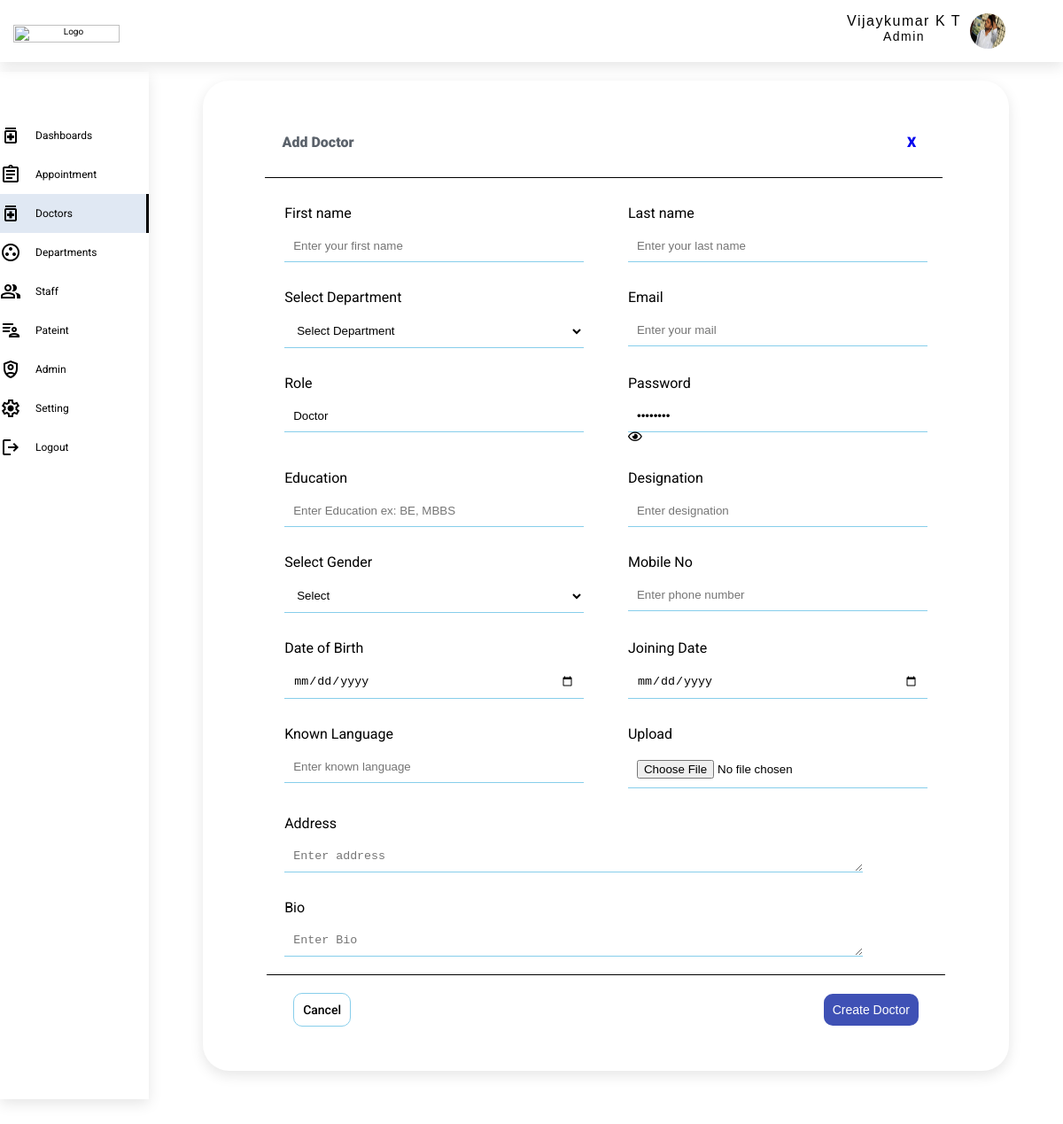
Screenshot of /create-doctor/ (signed in) with the database file from the repository.
### authentication/models.py (models this page shows, shortened)
class UserAuthentication(AbstractBaseUser, PermissionsMixin):
    username = models.CharField(max_length=150, unique=True, default='')
    first_name = models.CharField(max_length=150, default='')
    last_name = models.CharField(max_length=150, default='')
    email = models.EmailField(unique=True, default='')
    role = models.CharField(max_length=12, default='')
    gender = models.CharField(max_length=12, default='')
    department = models.ForeignKey(Department, on_delete=models.CASCADE, null=True, related_name='designation_data')
    designation = models.CharField(max_length=100, null=True)
    phone_number = models.CharField(max_length=20, unique=True, default='')
    address = models.CharField(max_length=150, null=True)
    date_of_birth = models.DateField(max_length=15, blank=False, null=True)
    joining_date = models.DateField(max_length=15, blank=False, null=True)
    about = models.TextField(default='', null=True)
    language_known = models.TextField(default='', null=True)
    education = models.TextField(default='', null=True)
    experience = models.CharField(max_length=100,default='', null=True)
    img = models.FileField(upload_to="uploads/", default='')
    account_status = models.CharField(max_length=10, null=True)
    is_superuser = models.BooleanField(default=True)
    is_staff = models.BooleanField(default=True)
    is_active = models.BooleanField(default=True)
    date_joined = models.DateTimeField(default=timezone.now)
    last_login = models.DateTimeField(null=True)
    location = models.CharField(max_length=255, null=True)
    linkedin = models.TextField(max_length=100,default='', null=True)
    license_no = models.CharField(max_length=100,default='', null=True)
    emp_id = models.CharField(max_length=10, default='', null=True)
    objects = ManageAccount()
    USERNAME_FIELD = 'username'
    REQUIRED_FIELDS = ['first_name', 'last_name', 'email', 'role','phone_number', 'account_status']

### doctor_users/decorators.py (the view)
        def wrapper_func(request, *args, **kwargs):
            group = ''
            if request.user.groups.exists():
                group = request.user.groups.all()[0].name
            if group in allowed_roles:
                return view_func(request, *args, **kwargs)
            else:
                return HttpResponse("You don't have access to view or edit this page")

### doctor_users/views.py (called while the page is built, shortened)
@allowed_users(allowed_roles='Admin')
@ensure_csrf_cookie
@cache_control(no_cache=True, must_revalidate=True, no_store=True)
@login_required(login_url='login')
@csrf_protect
def create_user(request):
    dept_data = Department.objects.all()
    return render(request, 'doctor/addDoctor.html',
                  {'dept_data': dept_data, 'media_url': settings.MEDIA_URL, 'navbar': 'create-doctor'})

### templates/doctor/addDoctor.html (shortened to what this page needs)
`{% extends 'base.html' %}
{% block content %}
        <div class="form_data">
            <div class="form_primary_heading">
                <h4 class="heading--text">
                    Add Doctor
                </h4>
                <a href="{% url 'admin' %}">X</a>
            </div>
            <form action="" method="post" enctype="multipart/form-data">
            <div class="form_input">
                <div class="form-input">
                    <label for="firstname">First name</label>
                    <input type="text" id="firstname" name ="first_name" placeholder="Enter your first name" required>
                </div>
                <div class="form-input">
                    <label for="lastname">Last name</label>
                    <input type="text" id="lastname" name ="last_name" placeholder="Enter your last name" required >
                </div>
                <div class="form-input">
                    <label for="dept">Select Department</label>
                    <select name="department_id" id="dept" >
                           <option>Select Department</option>
                    </select>
                </div>
                <div class="form-input">
                    <label for="mail">Email</label>
                    <input type="email" id="mail" name ="email" placeholder="Enter your mail" required >
                </div>
                <div class="form-input">
                    <label for="role">Role</label>
                    <input type="text" id="role" name ="role" value="Doctor" required >
                </div>
                <div class="form-input">
                    <label for="password">Password</label>
                    <input type="password" id="password" name ="password" value="12345678" required >
                    <i class="far fa-eye password_icon" id="togglePassword"  style="margin-left: 0px; cursor: pointer; color:black;"></i>
                </div>
                <div class="form-input">
                    <label for="education">Education</label>
                    <input type="text" id="education" name ="education" placeholder="Enter Education ex: BE, MBBS" required >
                </div>
                <div class="form-input">
                    <label for="designation">Designation</label>
                    <input type="text" id="designation" name ="designation" placeholder="Enter designation" required >
                </div>
                <div class="form-input">
                    <label for="">Select Gender</label>
                    <select name="gender" id="">
                        <option value="">Select</option>
                    </select>
                </div>
                <div class="form-input">
                    <label for="phonenumber">Mobile No</label>
                    <input type="text" id="phonenumber" name ="phone_number" placeholder="Enter phone number" required >
                </div>
                <div class="form-input">
                    <label for="dob">Date of Birth</label>
                    <input type="date" id="dob" name ="date_of_birth" placeholder= "Enter DOB" required >
                </div>
                <div class="form-input">
                    <label for="dob">Joining Date</label>
                    <input type="date" id="joining_date" name ="joining_date" autocomplete="off" required >
                </div>
                <div class="form-input">
                    <label for="language_known">Known Language</label>
                    <input type="text" id="language_known" name ="language_known" placeholder= "Enter known language" required >
                </div>
                <div class="form-input upload">
                    <label for="img">Upload</label>
                    <input type="file" id="img" name ="img" autocomplete="off" required>
                </div>
                 <div class="form-input textarea">
                     <label for="">Address</label>
                     <textarea name="address" id="" cols="10" rows="1" placeholder="Enter address" required></textarea>
                 </div>
                      <div class="form-input textarea">
                     <label for="">Bio</label>
                     <textarea name="about" id="" cols="10" rows="1" placeholder="Enter Bio" required></textarea>
                 </div>
            </div>
            <div class="btn_block btn_department">
                <a href="{% url 'admin' %}" class="btn btn_cancel">Cancel</a>
                <button type="submit" class="btn btn_submit">Create Doctor</button>
            </div>
        </form>
    </div>
 {% endblock %}`

### templates/includes/header.html (shortened to what this page needs)
{% load static %}
<header class="header">
    <nav class="navbar">
        <div class="logo_block">
            <img src="" alt="Logo" class="LOGO">
        </div>
        <div class="nav_list">
            <ul class="item">
                <li class="item_list img_list" >
                    <button class="profile_btn profile" id="profile_btn" onclick="myFunction()">
                        <div class="name">
                            {% if user.role == 'Admin' %}
                                <span>{{ user.first_name}} {{user.last_name }} </span>
                                <br>
                                <span class="role">{{ user.role}}</span>
                            {% elif user.role == 'Doctor' %}
                                <span>Dr. {{ user.first_name}} {{user.last_name }} </span><br>
                                <span class="role">{{ user.designation}}</span>
                            {% else %}
                                <span>{{ user.first_name}} {{user.last_name }} </span>
                                <br>
                                <span class="role">{{ user.role}}</span>
                            {% endif %}
                        </div>
                         {% if user.img  %}
                        <img src="{{user.img.url}}" alt="" class="img img3">
                    {% else %}
                        <img src="" alt="" class="img img3">
                    {% endif %}
                    </button>
                </li>
            </ul>
        </div>
    </nav>
</header>

### static/css/style.css (style rules this page uses)
*, *::after, *::before { margin: 0; padding: 0; box-sizing: border-box; }
html { font-size: 62.5%; font-family: "Roboto", sans-serif; }
body { height: 100vh; overflow: hidden; }
.header { padding: 10px 0; width: 100%; background-color: #ffff; z-index: 1000; position: fixed; box-shadow: 0 5px 15px 0 rgb(0 0 0 / 10%); width: 100%; height: 70px; top: 0; margin-bottom: 1rem; }
.navbar { width: 100%; margin: 0 auto; display: flex; justify-content: start; align-items: center; }
.logo_block { width: 10%; margin: 0 auto; text-align: center; }
.logo_block img { width: 100%; }
.nav_list { width: 85%; margin: 0 auto; padding-right: 3rem; display: flex; justify-content: end; align-items: center; }
button { background: none; border: none; }
.item { list-style: none; }
.item .item_list { display: inline-block; vertical-align: top; padding: 1rem; border-radius: 50px; }
.img_list { margin-top: -5px; }
.item_list .img3 { margin-left: 1rem; border-radius: 50%; width: 4rem; height: 4rem; }
.profile { position: relative; cursor: pointer; display:flex; }
.profile * { vertical-align: middle; }
.name { font-size: 1.6rem; font-weight: 400; letter-spacing: 1.5px; }
.role { font-size: 1.4rem; font-weight: 400; letter-spacing: 1.5px; }
.heading--text { font-weight: 500; color: #5B626B; }
.form_primary_heading { width:90%; padding:2rem; display:flex; justify-content:space-between; align-items:center; font-size: 1.6rem; margin-left:4rem; border-bottom: 1px solid ; }
.form_primary_heading h4 { font-weight:900; }
.form_primary_heading a { font-weight:900; text-decoration:none; padding: 1rem; text-align: center; }
.input_dept_info, .textarea { grid-column:1 / span 2; width:90%; }
.form_data { width:90%; margin:0 auto 4rem auto; padding:3rem; box-shadow: 0 5px 15px 0 rgb(0 0 0 / 10%); background-color: white; border-radius: 3rem; }
.form_input { padding: 2rem; width: 90%; margin: 0 auto; display: grid; grid-template-columns: repeat(2, 1fr); gap: 2rem 5rem; }
.password_icon { cursor: pointer; color: #999; font-size: 14px; margin: -2px -22px 0px 0px; }
label { font-size:1.6rem; display:block; margin:1rem 0; }
input, select, textarea { width:100%; padding:1rem; border:none; background-color:white; border-bottom:1px solid skyblue; }
.btn { padding: 1rem; font-size: 1.4rem; font-weight: 500; cursor:pointer; border-radius:10px; }
.btn_department, .btn_schdeule { width: 90%; margin: 0 auto; padding: 2rem 3rem; display: flex; justify-content: space-between; align-items: center; border-top: 1px solid black; }
.btn_cancel { color: black; background-color: white; border: none; margin-right: 2rem; border:1px solid skyblue; text-decoration:none; }
.btn_submit { border: none; background-color: #3f51b5; color: white; }
.img { margin-right:1rem; }

### rows the page displays
UserAuthentication: first_name "Vijaykumar", last_name "K T", role "Admin", img (picture)
